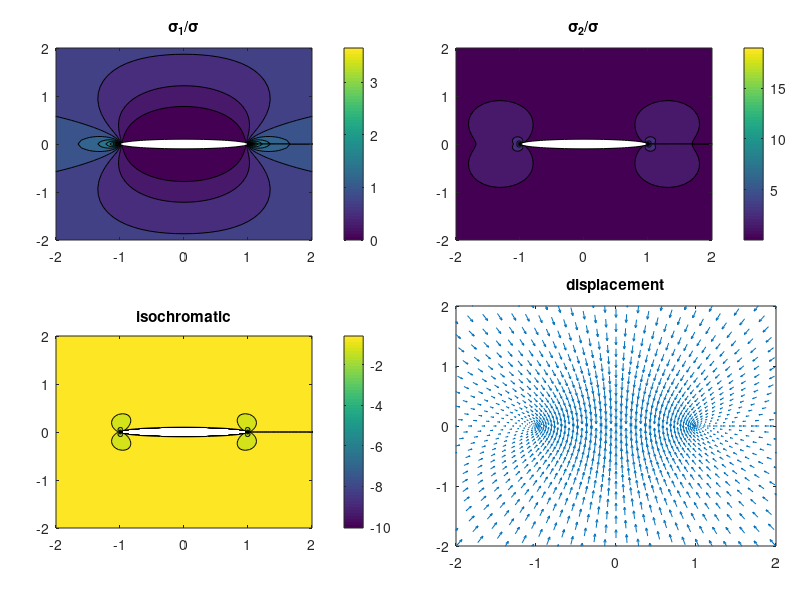

Reproduce this figure in MATLAB.
%D. Maugis, Stresses and displacements around cracks and elliptical cavities: Exact solutions, Engineering Fracture Mechanics, Volume 43, Issue 2, September 1992, Pages 217-255, ISSN 0013-7944, http://dx.doi.org/10.1016/0013-7944(92)90123-V.
%(http://www.sciencedirect.com/science/article/pii/001379449290123V)

%uniform load beta=0;

clear all
close all
clc
format long e
%% physical state
plane_stress    =   0;                  %plane stress or plane strain
sgm_11          =   -18;                  %Stress Sigma_11 [MPa]
sgm_22          =   -16;                 %Stress Sigma_22 [MPa]
v               =   0.3;                %Poisson's ratio
mu              =   5000;           %shear modulus [GPa]
beta            =   pi/2;               %elipsoid inclination [rad]
alpha           =   0.1;                %aspect ratio
sgm             =   sgm_11;             %Maximum stress [MPa]
k               =   sgm_22/sgm_11;      %Stress ratio
a               =   1;                  %major axis of elipsoid dimension [m]
b               =   a*alpha;            %minor axis of elipsoid dimension [m]
Ar              =   pi*a*b;             %area [m2]
if plane_stress == 1
    K=(3-v)./(1+v);                     %plane stress
else
    K=3-4.*v;                           %plane strain
end
%% define the elliptical coordinates
c       =   sqrt(a^2-b^2);              %eq. 7 
xi0     =   acosh(a/c);                         %~eq. 6 or xi0   =   asinh(b/c);
NU      =   [0:(2.*pi)./100:2.*pi];     %nu variable 0<nu<360 
XI      =   linspace(xi0,4,101);        %xi>0
[nu,xi] =   meshgrid(NU,XI);            %2D matrix of nu and xi
%% define cartesian coordinates
xx      =   c.*cosh(xi).*cos(nu);       %eq. 3
yy      =   c.*sinh(xi).*sin(nu);       %eq. 4
xx_r    =   xx.*cos(pi/2-beta) -yy.*sin(pi/2-beta); %rotation of the cartesian coordinates
yy_r    =   xx.*sin(pi/2-beta) +yy.*cos(pi/2-beta); %rotation of the cartesian coordinates
%% solve 
X       =   xx./c;                              %eq. A1
Y       =   yy./c;                              %eq. A1
Delta   =   (X.^2+Y.^2+1).^2-4.*X.^2;           %eq. A1

lambda  =   1./(cosh(2.*xi)-cos(2.*nu));        %eq.28
m       =   1+k;                                %eq. 22-23
n       =   1-k;
A       =   m-n.*exp(2.*xi0).*cos(2.*beta);     %eq. 29
B       =   n.*exp(2.*xi0).*cos(2.*beta);       %eq. 30
C       =   n.*exp(2.*xi0).*sin(2.*beta);       %eq. 31
sgm_a   =   sgm.*(B+lambda.*(A.*sinh(2.*xi)-C.*sin(2.*nu)));                           %eq.23
sgm_b   =   sgm.*(-lambda.*(cosh(2.*(xi-xi0))-1).*(B.*cos(2.*nu)+C.*sin(2.*nu))...
    +lambda.*(cosh(2.*xi0)-cos(2.*nu)).*(B+lambda.*(A.*sinh(2.*xi)-C.*sin(2.*nu))));    %eq.24
tau_xinu  =   sgm./2.*(-(C+lambda.*B.*sin(2.*nu)).*sinh(2.*(xi-xi0))+lambda.*C.*sinh(2.*xi).*(cosh(2.*(xi-xi0))-1)...
    +lambda.^2.*(cosh(2.*xi)-cosh(2.*xi0)).*(A.*sin(2.*nu)+C.*sinh(2.*xi)));                 %eq.25
sgm_xi  =   (sgm_a-sgm_b)./2;                                                         %calculate stress perpend of xi 
sgm_nu  =   sgm_a-sgm_xi;                                                             %calculate stress perpend of nu 
sgm_1   =   (sgm_xi+sgm_nu)./2+(((sgm_xi-sgm_nu)./2.).^2+tau_xinu.^2).^(1/2);         %eq.32
sgm_2   =   (sgm_xi+sgm_nu)./2-(((sgm_xi-sgm_nu)./2.).^2+tau_xinu.^2).^(1/2);         %eq.32
sgm_z   =   v.*(sgm_xi+sgm_nu);
sgm_eq  =   sqrt(((sgm_1-sgm_2).^2+(sgm_2-sgm_z).^2+(sgm_z-sgm_1).^2)./2);
tau_m   =   (sgm_1-sgm_2)./2;
u_x     =   sgm.*c./(8.*mu).*((K+1).*(A.*sinh(xi).*cos(nu)+B.*cosh(xi).*cos(nu)+C.*exp(-xi).*sin(nu))...
    -4.*sinh(xi-xi0).*sinh(xi0).*(B.*cos(nu)+C.*sin(nu))...
    -2.*lambda.*(cosh(2.*xi)-cosh(2.*xi0)).*(A.*sinh(xi).*cos(nu)-C.*cosh(xi).*sin(nu)));
u_y     =   sgm.*c./(8.*mu).*((K+1).*(A.*cosh(xi).*sin(nu)+B.*sinh(xi).*sin(nu)+C.*exp(-xi).*cos(nu))...
    -4.*sinh(xi-xi0).*cosh(xi0).*(B.*sin(nu)-C.*cos(nu))...
    -2.*lambda.*(cosh(2.*xi)-cosh(2.*xi0)).*(A.*cosh(xi).*sin(nu)+C.*sinh(xi).*cos(nu)));

u_x_r   =   u_x.*cos(pi/2-beta) -u_y.*sin(pi/2-beta); %rotation of the displacement quiver
u_y_r   =   u_x.*sin(pi/2-beta) +u_y.*cos(pi/2-beta); %rotation of the displacement quiver
ind     =   [1:3:numel(xx)];
%% calculate the new area
S       =   sgm.*(K+1)./(8.*mu);
a_p     =   a.*(1+S.*n.*cos(2.*beta))+b.*S.*(m+n.*cos(2.*beta));    %new major axis
b_p     =   b.*(1-S.*n.*cos(2.*beta))+a.*S.*(m-n.*cos(2.*beta));    %new major axis
Ar_p    =   pi.*a_p.*b_p;
eps     =   (Ar_p-Ar)./Ar
%% plot
figure
set(gcf,'position',[100 50 600 600]);
axes
contourf(xx_r,yy_r,sgm_1./sgm,16);
set(gca,'position',[0.07 0.6 0.4 0.32],'xlim',[-2 2],'ylim',[-2 2]);
title('\sigma_1/\sigma');
shading flat
colorbar
axes
contourf(xx_r,yy_r,sgm_2./sgm,16);
shading flat
set(gca,'position',[0.57 0.6 0.4 0.32],'xlim',[-2 2],'ylim',[-2 2]);
title('\sigma_2/\sigma');
colorbar
axes
contourf(xx_r,yy_r,tau_m./sgm,16);
shading flat
set(gca,'position',[0.07 0.12 0.4 0.32],'xlim',[-2 2],'ylim',[-2 2]);
title('isochromatic');
colorbar
axes
quiver(xx_r(ind),yy_r(ind),u_x_r(ind),u_y_r(ind));
shading flat
set(gca,'position',[0.57 0.09 0.4 0.4],'xlim',[-2 2],'ylim',[-2 2]);
title('displacement');

